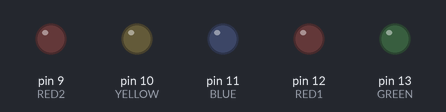
Recording of a sketch running on a simulated Arduino Uno, built with avr-gcc and run on an emulated ATmega328P. Shown: output pins drawn as LEDs (lit = HIGH).

Above: at 0.2 s.
At 2.62 s:
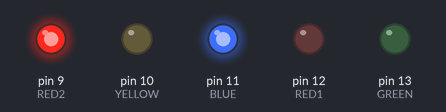
At 4.62 s:
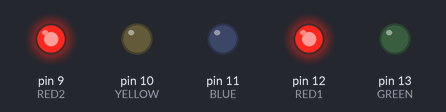
At 9.62 s:
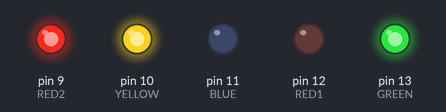
At 14.12 s:
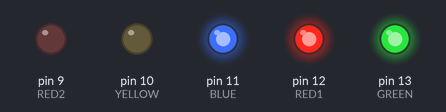
At 18.72 s:
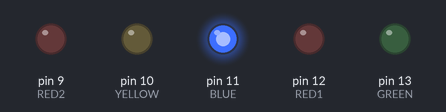
Timing chart, 0 to 19.1 s (numbered marks = the images above):
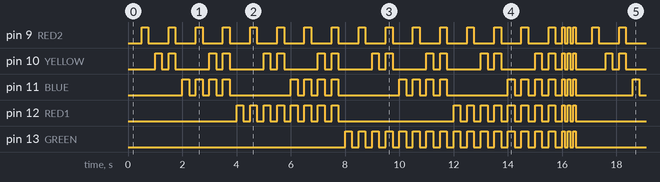

Measured:
- by itself, pin 9 (RED2), pin 10 (YELLOW), pin 11 (BLUE), pin 12 (RED1): moves between LOW and HIGH, repeating every 16.6 s
- by itself, pin 13 (GREEN): LOW → HIGH at 8.0 s, → LOW 0.25 s later, → HIGH 0.25 s later, → LOW 0.25 s later, … (76 changes in this stretch)
- by itself, everything shown: repeats every 16.6 s, in 68 steps

The sketch:

BinCounter5bits.ino
```cpp
int GREEN = 13;
int RED1 = 12;
int BLUE = 11;
int YELLOW = 10;
int RED2 = 9;


void setup() {
  // put your setup code here, to run once:
  pinMode(GREEN,OUTPUT);
  pinMode(RED1,OUTPUT);
  pinMode(BLUE,OUTPUT);
  pinMode(YELLOW,OUTPUT);
  pinMode(RED2,OUTPUT);
}

void blink(int PIN){
  digitalWrite(PIN,HIGH);
}

void off(int PIN){
  digitalWrite(PIN,LOW);
}

void flashAll(){
  blink(GREEN);
  blink(RED1);
  blink(BLUE);
  blink(YELLOW);
  blink(RED2);
  delay(100);
  off(GREEN);
  off(RED1);
  off(BLUE);
  off(YELLOW);
  off(RED2);
  delay(100);
  blink(GREEN);
  blink(RED1);
  blink(BLUE);
  blink(YELLOW);
  blink(RED2);
  delay(100);
  off(GREEN);
  off(RED1);
  off(BLUE);
  off(YELLOW);
  off(RED2);
  delay(100);
  blink(GREEN);
  blink(RED1);
  blink(BLUE);
  blink(YELLOW);
  blink(RED2);
  delay(100);
  off(GREEN);
  off(RED1);
  off(BLUE);
  off(YELLOW);
  off(RED2);
  delay(100);
}

void binary(int num){
  if(num >= 16){
    num -= 16;
    blink(GREEN);
  }
  if(num >= 8){
    num -= 8;
    blink(RED1);
  }
  if(num >= 4){
    num -= 4;
    blink(BLUE);
  }
  if(num >= 2){
    num -= 2;
    blink(YELLOW);
  }
  if(num == 1){
    blink(RED2);
  }
  delay(250);
  off(GREEN);
  off(RED1);
  off(BLUE);
  off(YELLOW);
  off(RED2);
  delay(250);
}

void loop() {
  // put your main code here, to run repeatedly:
  for(int i = 0; i < 32; i++){
    binary(i);
  }
  flashAll();
}
```
